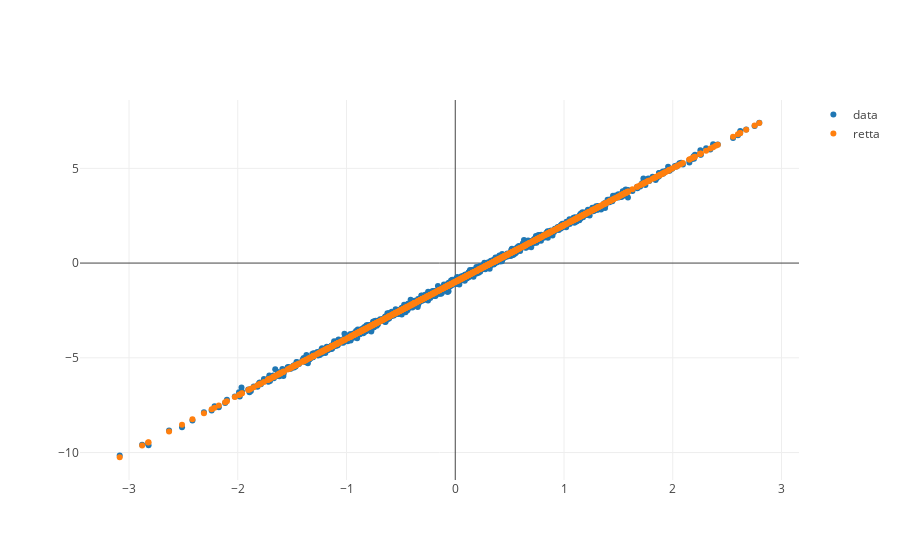

Here is the notebook cell this chart was saved with:
### Markdown cell above
Dato un qualunque set di valori della variabile indipendente ``x``, possiamo usare il modello di regressione lineare appena calcolato per stimare il valore della variabile target ``y``. Basta usare il metodo ``predict`` e fornire come ingresso i valori della variabile indipendente.

### Code cell
import plotly.offline as py
import plotly.graph_objs as go
py.init_notebook_mode(connected=True)

# Predico l'uscita per i valori della variabile indipendente x
yhat = linRegr.predict(x)

#print(yhat)

# Plotto variabile target (vera) e variabile target stimata dal modello di regressione lineare

data=[
    go.Scatter(x=x[:,0],y=y,mode="markers",name="data"),
    go.Scatter(x=x[:,0],y=yhat,mode="markers",name="retta ")
]
layout = go.Layout()
fig = go.Figure(data, layout)
py.iplot(fig)
# ATTENZIONE: quando plottate lo scatter plot con plotly, i valori delle coordinate 'x' e 'y' devono essere array di dimensione UNO!!!!!

### Figure 1 — Plotly figure (JSON) as saved in the notebook; plotly's stock layout.template omitted (floating-point values rounded to 4 significant figures; data arrays with more than 128 entries replaced by an {"elided": "..."} marker saying what was removed)
{"data": [{"mode": "markers", "name": "data", "type": "scatter", "uid": "4299d45e-df6a-11e8-8869-a402b9828abf", "x": {"elided": "1000 float values"}, "y": {"elided": "1000 float values"}}, {"mode": "markers", "name": "retta ", "type": "scatter", "uid": "4299fad8-df6a-11e8-8629-a402b9828abf", "x": {"elided": "1000 float values"}, "y": {"elided": "1000 float values"}}], "layout": {}}
